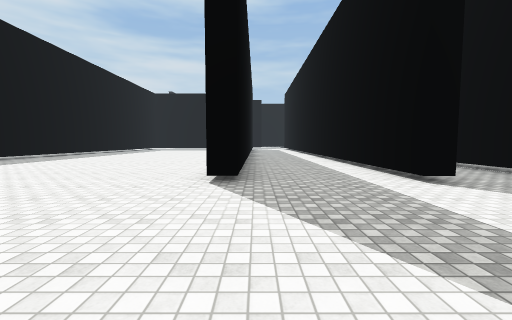
View 1 (above)

23 first-person views from a walk through a scene from a Unity 3-D project. The camera is 1.3 m above the floor, tilts 4° down and sees 90° across. The floor is counted in squares, 2 m on a side. Each view is taken from the middle of a square. On the plan, view 1 faces up. The plan holds only what a view shows up to about 9 squares ahead; the rest is blank. The place goes on beyond the plan. The player is left out. Some animated figures are left out. Surface patterns are stand-ins for the level's own textures.

View 2
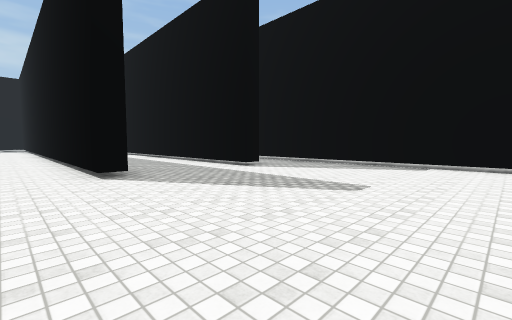

View 3
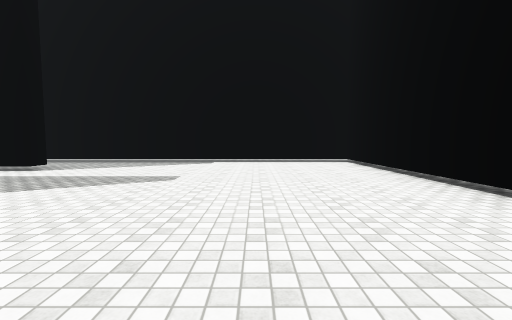

View 4
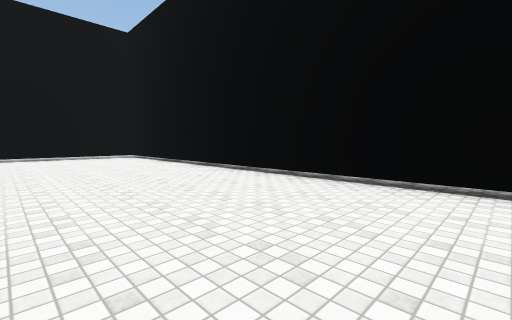

View 5
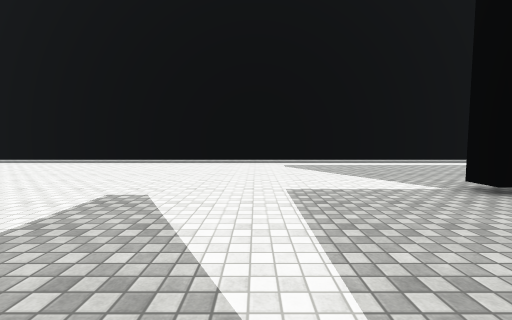

View 6
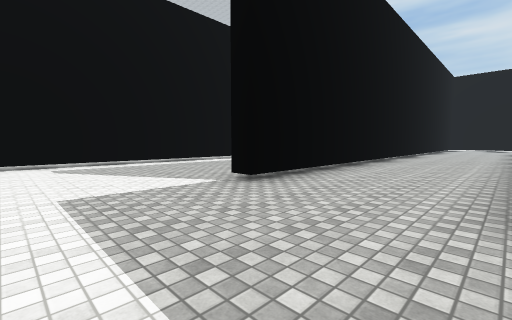

View 7
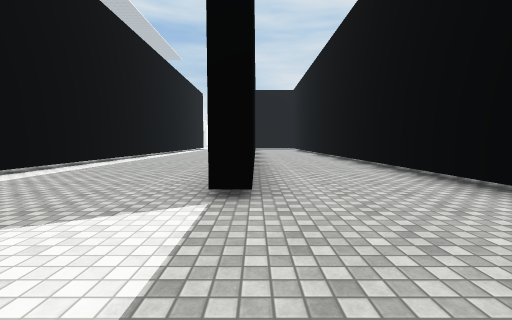

View 8
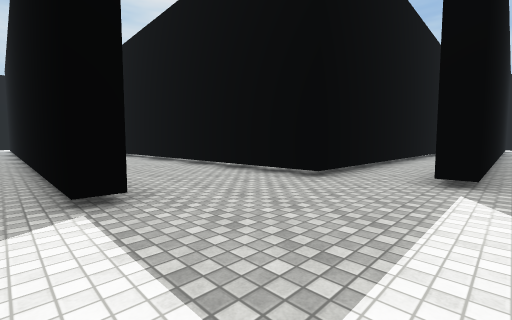

View 9
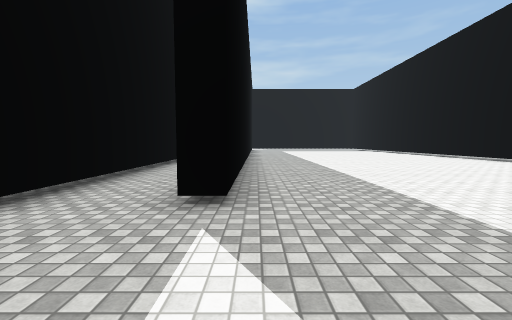

View 10
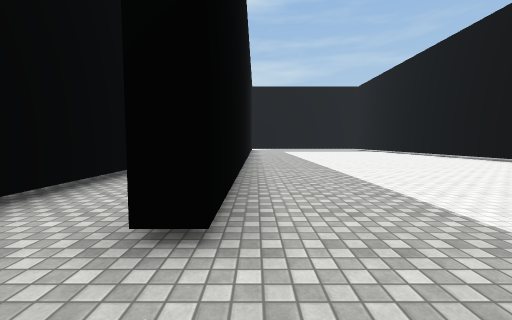

View 11
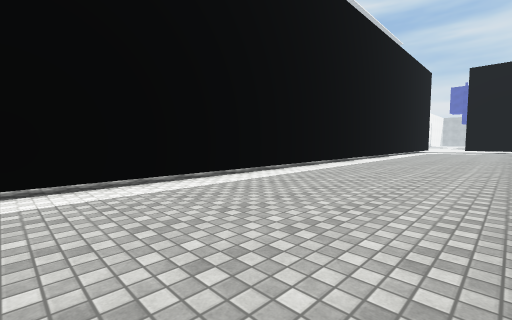

View 12
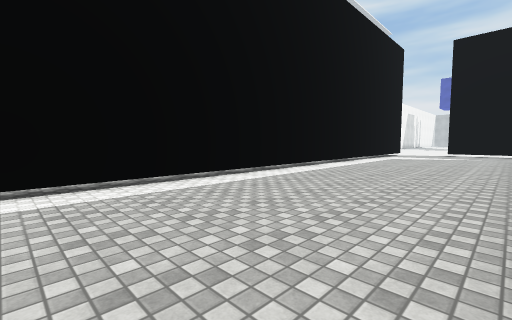

View 13
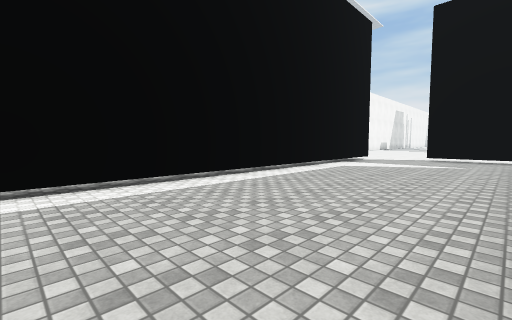

View 14
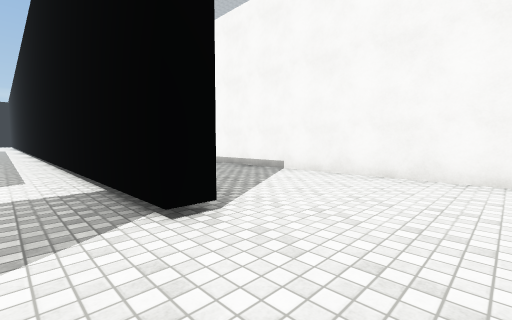

View 15
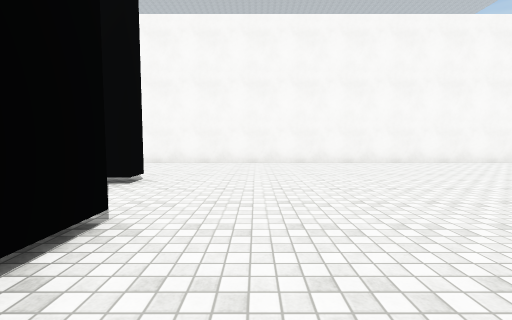

View 16
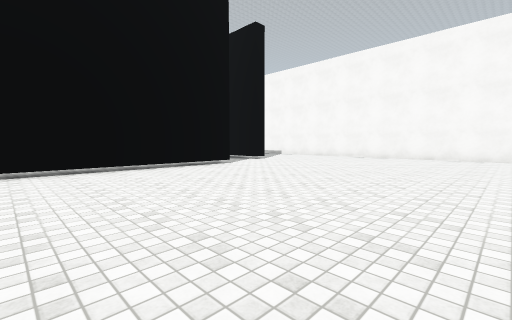

View 17
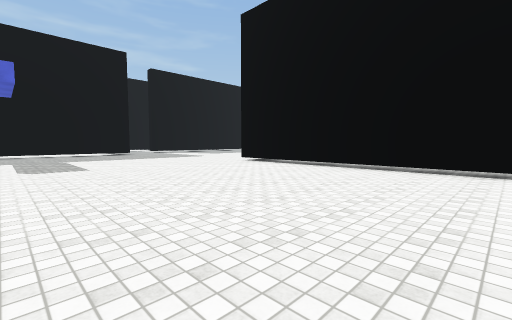

View 18
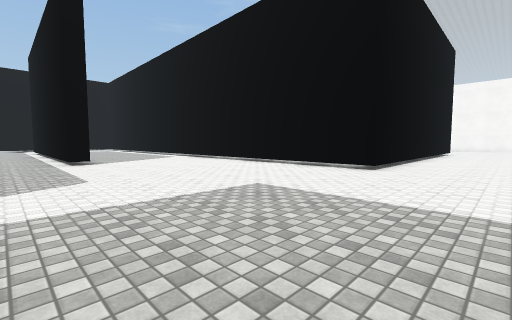

View 19
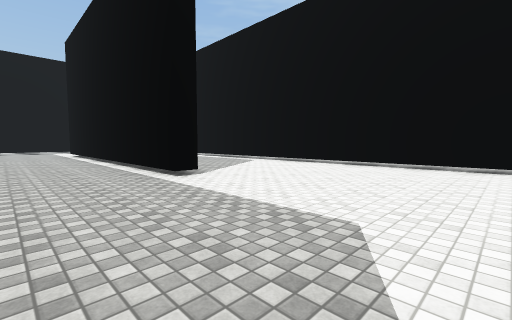

View 20
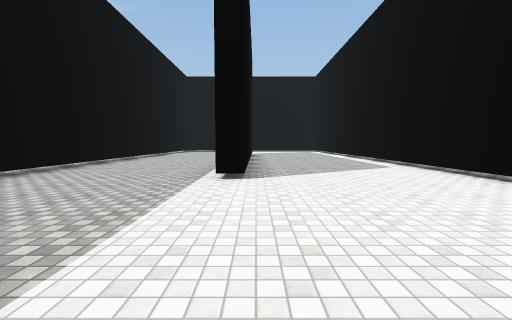

View 21
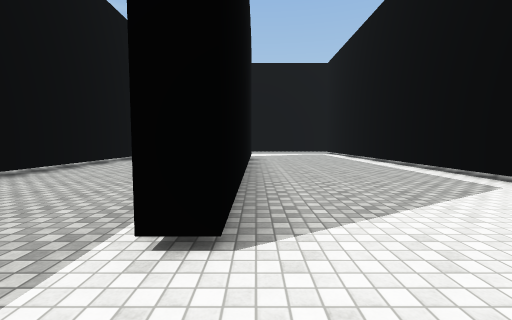

View 22
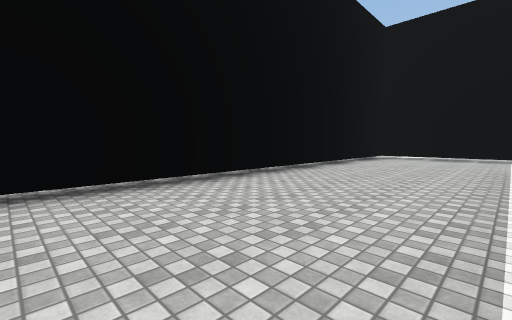

View 23
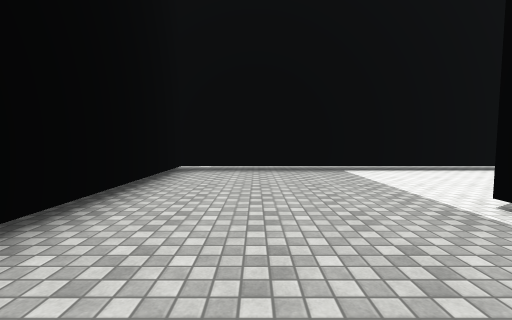

### Floor plan
Key: @ floor where view 1 was taken; # wall or solid block; . floor; T thing the floor can be seen under or through.
Columns run from 40 left of view 1 to 7 right of it. Each row starts with its distance up from view 1.
 18               .. ..
 17              ##############.
 16             ..............#.
 15         ..................T.
 14     ......................T.
 13     ......................T.
 12 ..  .........########  ...T.   #........#
 11 ... .................   ..T.   #........#
 10 .....................    .T.#. #........#
  9 .....................     #.#. #........#..#
  8 .......TTTTTTTTTTT###       #..#........#..#
  7 .......T............        #..#........#..#  #
  6 .......#                    #..#........#..# .#
  5 .......#                ....#..#........#..#..#
  4 .......#              #######.....  ..........#
  3 .......#             .............   .........#
  2 .......#             .............    ........#.
  1 .......#           ##########......   ........#.
  0 .......#................................@.....#.
 -1 .......#......................................#.
 -2 .......#......................................#
 -3 ..............................................#
 -4 .......######TTTTTTTTTTTTTTTTTTTTTTTTT#########
 -5 ..........................................
 -6 ..........
 -7 ............
 -8 #############

Positions as (right, up) in squares from view 1, and headings:
1: (0, 0), facing up
2: (-2, -1), facing up-right
3: (-3, -1), facing right
4: (-6, 0), facing down-right
5: (-9, 4), facing down
6: (-9, 4), facing down-left
7: (-9, 1), facing left
8: (-9, 0), facing up-left
9: (-9, 2), facing up
10: (-9, 3), facing up
11: (-13, 0), facing down-left
12: (-19, 0), facing down-left
13: (-23, 0), facing down-left
14: (-35, -3), facing down-right
15: (-35, 0), facing down
16: (-40, 3), facing down-right
17: (-40, 1), facing up-right
18: (-36, 14), facing down-right
19: (-32, 15), facing down-right
20: (-32, 12), facing right
21: (-29, 12), facing right
22: (-25, 13), facing up-right
23: (-20, 15), facing right
